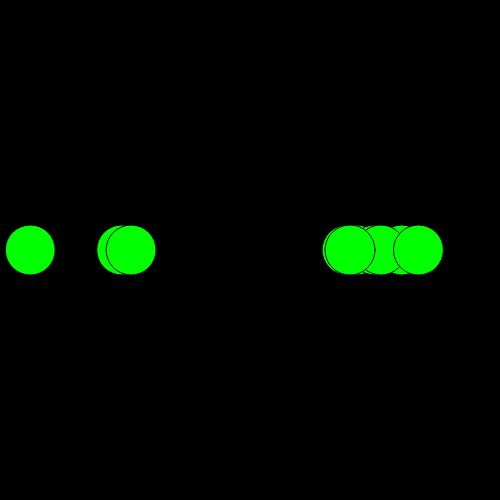
Frame 1 (no input)
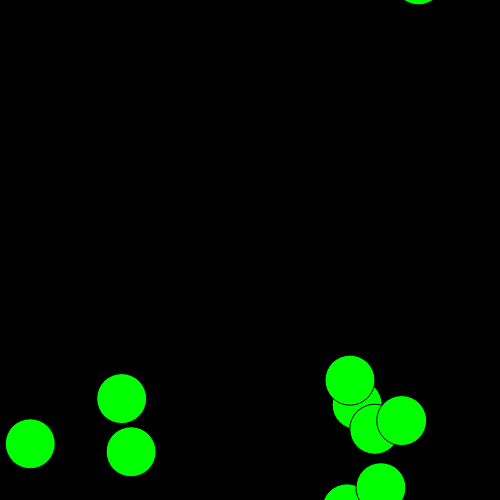
Frame 60 (no input)
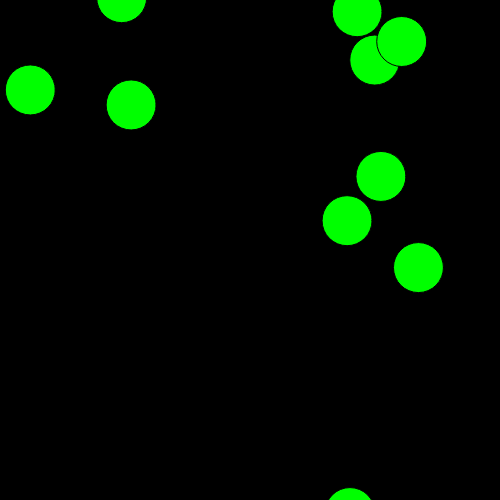
Frame 120 (the mouse pressed at the canvas centre since frame 60)

The p5.js sketch that drew these frames (run headless with seeded random() and noise() and a simulated clock; from frame 60 on, the mouse is pressed at the canvas centre):

// p5.js sketch
// ── sketch.js
let ballArray = [];

function setup() {
    createCanvas(500,500);

    for (let i = 0; i < 10; i++){
        let temp = new ball(random(0,500),250,0,255,0,random(2,5));
        ballArray.push(temp);
    }
}

function draw() {
    background(0);

    for(let i = 0;i < ballArray.length;i++){
        fill(ballArray[i].redValue,ballArray[i].greenValue,ballArray[i].blueValue);
        ellipse(ballArray[i].Xpos,ballArray[i].Ypos,50);
        ballArray[i].Ypos += ballArray[i].speedValue;

        if(ballArray[i].Ypos > 525){
            ballArray[i].Ypos = -25;
        }

    }

}

class ball {
    constructor(x,y,r,g,b,speed) {
        this.Xpos = x;
        this.Ypos = y;
        this.redValue = r;
        this.greenValue = g;
        this.blueValue = b;
        this.speedValue = speed;

    }
}
